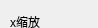
      <widget class="QWidget" name="page_2">
       <property name="geometry">
        <rect>
         <x>0</x>
         <y>0</y>
         <width>98</width>
         <height>28</height>
        </rect>
       </property>
       <attribute name="label">
        <string>缩放</string>
       </attribute>
       <widget class="QWidget" name="layoutWidget_3">
        <property name="geometry">
         <rect>
          <x>10</x>
          <y>10</y>
          <width>271</width>
          <height>81</height>
         </rect>
        </property>
        <layout class="QHBoxLayout" name="horizontalLayout_7">
         <item>
          <layout class="QVBoxLayout" name="verticalLayout_7">
           <item>
            <widget class="QLabel" name="label_5">
             <property name="text">
              <string>x缩放</string>
             </property>
            </widget>
           </item>
           <item>
            <widget class="QLabel" name="label_8">
             <property name="text">
              <string>y缩放</string>
             </property>
            </widget>
           </item>
           <item>
            <widget class="QLabel" name="label_9">
             <property name="text">
              <string>z缩放</string>
             </property>
            </widget>
           </item>
          </layout>
         </item>
         <item>
          <layout class="QVBoxLayout" name="verticalLayout_6">
           <item>
            <widget class="QDoubleSpinBox" name="display_scale_x">
             <property name="singleStep">
              <double>0.100000000000000</double>
             </property>
            </widget>
           </item>
           <item>
            <widget class="QDoubleSpinBox" name="display_scale_y">
             <property name="singleStep">
              <double>0.100000000000000</double>
             </property>
            </widget>
           </item>
           <item>
            <widget class="QDoubleSpinBox" name="display_scale_z">
             <property name="minimumSize">
              <size>
               <width>109</width>
               <height>20</height>
              </size>
             </property>
             <property name="singleStep">
              <double>0.100000000000000</double>
             </property>
            </widget>
           </item>
          </layout>
         </item>
        </layout>
       </widget>
      </widget>
